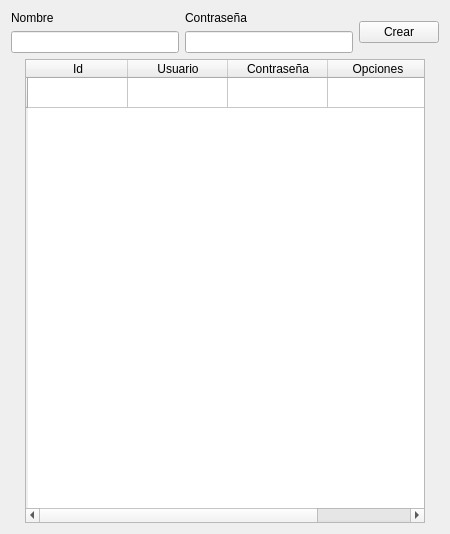
<?xml version="1.0" encoding="UTF-8"?>
<ui version="4.0">
 <class>Form</class>
 <widget class="QWidget" name="Form">
  <property name="geometry">
   <rect>
    <x>0</x>
    <y>0</y>
    <width>450</width>
    <height>534</height>
   </rect>
  </property>
  <property name="sizePolicy">
   <sizepolicy hsizetype="Minimum" vsizetype="Preferred">
    <horstretch>0</horstretch>
    <verstretch>0</verstretch>
   </sizepolicy>
  </property>
  <property name="minimumSize">
   <size>
    <width>450</width>
    <height>0</height>
   </size>
  </property>
  <property name="maximumSize">
   <size>
    <width>450</width>
    <height>16777215</height>
   </size>
  </property>
  <property name="windowTitle">
   <string>Modo Administrador</string>
  </property>
  <layout class="QGridLayout" name="gridLayout">
   <item row="0" column="0">
    <layout class="QHBoxLayout" name="horizontalLayout">
     <item>
      <layout class="QVBoxLayout" name="verticalLayout_2">
       <item>
        <widget class="QLabel" name="label">
         <property name="sizePolicy">
          <sizepolicy hsizetype="Minimum" vsizetype="Maximum">
           <horstretch>0</horstretch>
           <verstretch>0</verstretch>
          </sizepolicy>
         </property>
         <property name="text">
          <string>Nombre</string>
         </property>
        </widget>
       </item>
       <item>
        <widget class="QLineEdit" name="lineEdit">
         <property name="sizePolicy">
          <sizepolicy hsizetype="Minimum" vsizetype="Maximum">
           <horstretch>0</horstretch>
           <verstretch>0</verstretch>
          </sizepolicy>
         </property>
        </widget>
       </item>
      </layout>
     </item>
     <item>
      <layout class="QVBoxLayout" name="verticalLayout_3">
       <item>
        <widget class="QLabel" name="label_2">
         <property name="sizePolicy">
          <sizepolicy hsizetype="Minimum" vsizetype="Fixed">
           <horstretch>0</horstretch>
           <verstretch>0</verstretch>
          </sizepolicy>
         </property>
         <property name="text">
          <string>Contraseña</string>
         </property>
        </widget>
       </item>
       <item>
        <widget class="QLineEdit" name="lineEdit_2">
         <property name="sizePolicy">
          <sizepolicy hsizetype="Minimum" vsizetype="Fixed">
           <horstretch>0</horstretch>
           <verstretch>0</verstretch>
          </sizepolicy>
         </property>
        </widget>
       </item>
      </layout>
     </item>
     <item>
      <layout class="QVBoxLayout" name="verticalLayout">
       <item>
        <widget class="QPushButton" name="pushButton">
         <property name="sizePolicy">
          <sizepolicy hsizetype="Fixed" vsizetype="Fixed">
           <horstretch>0</horstretch>
           <verstretch>0</verstretch>
          </sizepolicy>
         </property>
         <property name="text">
          <string>Crear</string>
         </property>
        </widget>
       </item>
      </layout>
     </item>
    </layout>
   </item>
   <item row="1" column="0" alignment="Qt::AlignHCenter">
    <widget class="QTableWidget" name="tableWidget">
     <property name="sizePolicy">
      <sizepolicy hsizetype="Maximum" vsizetype="Minimum">
       <horstretch>0</horstretch>
       <verstretch>0</verstretch>
      </sizepolicy>
     </property>
     <property name="minimumSize">
      <size>
       <width>400</width>
       <height>0</height>
      </size>
     </property>
     <property name="maximumSize">
      <size>
       <width>16777215</width>
       <height>16777215</height>
      </size>
     </property>
     <property name="styleSheet">
      <string notr="true"/>
     </property>
     <row>
      <property name="text">
       <string/>
      </property>
     </row>
     <column>
      <property name="text">
       <string>Id</string>
      </property>
      <property name="whatsThis">
       <string/>
      </property>
      <property name="textAlignment">
       <set>AlignCenter</set>
      </property>
     </column>
     <column>
      <property name="text">
       <string>Usuario</string>
      </property>
     </column>
     <column>
      <property name="text">
       <string>Contraseña</string>
      </property>
     </column>
     <column>
      <property name="text">
       <string>Opciones</string>
      </property>
     </column>
     <item row="0" column="1">
      <property name="text">
       <string/>
      </property>
      <property name="textAlignment">
       <set>AlignCenter</set>
      </property>
     </item>
     <item row="0" column="2">
      <property name="text">
       <string/>
      </property>
     </item>
    </widget>
   </item>
  </layout>
 </widget>
 <resources/>
 <connections/>
</ui>
